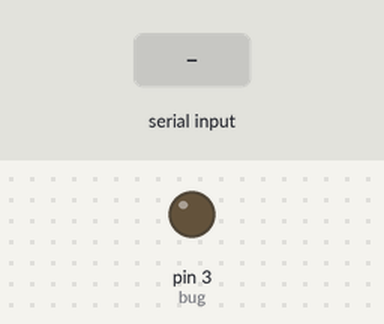
A sketch run on a simulated Arduino Uno, built with avr-gcc and run on an emulated ATmega328P. On the bench: output pins drawn as LEDs (lit = HIGH). The test bench sets the inputs (shaded band).

Above: at 1.4 s.
1.5 s: "1" received over Serial
At 2.8 s:
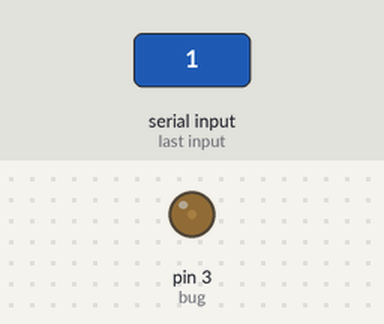
3.1 s: "3" received over Serial
At 4.2 s:
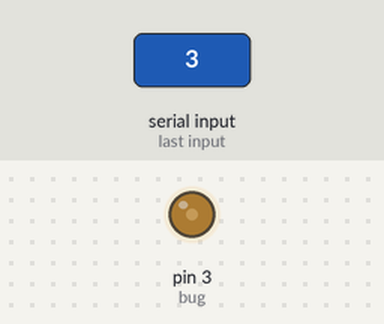
4.7 s: "6" received over Serial
At 5.4 s:
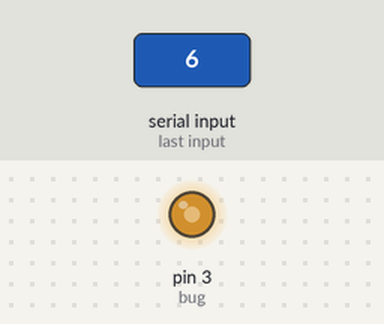
6.3 s: "8" received over Serial
At 6.6 s:
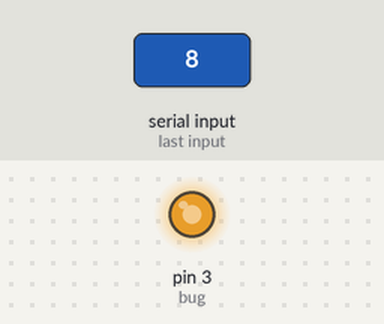
Timing chart, 0 to 8.8 s (numbered marks = the images above; inputs shaded):
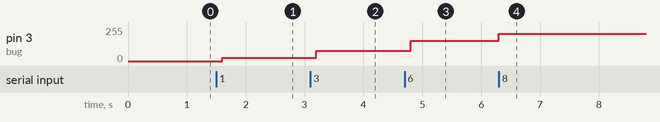

The sketch:

Random.ino
```cpp
#define bug 3

void setup() {
  Serial.begin(9600);
  delay(200);
}

void loop() {
   char c=Serial.read();
   switch(c)
   {
      case '0' : analogWrite(bug,0);
                  break;
      case '1' : analogWrite(bug,255*1/10);
                  break;
      case '2' : analogWrite(bug,255*2/10);
                  break;
      case '3' : analogWrite(bug,255*3/10);
                  break;
      case '4' : analogWrite(bug,255*4/10);
                  break;
      case '5' : analogWrite(bug,255*5/10);
                  break;
      case '6' : analogWrite(bug,255*6/10);
                  break;
      case '7' : analogWrite(bug,255*7/10);
                  break;
      case '8' : analogWrite(bug,255*8/10);
                  break;
      case '9' : analogWrite(bug,255*9/10);
                  break;
      default:;
      /*default :
                 int r=random(0,255);
                  analogWrite(bug,r);
                  Serial.println(r);*/
   }
   delay(100);
}
```

Measured:
- after the input at 1.5 s, pin 3 (bug): 0/255 → 25/255 after 0.10 s
- after the input at 3.1 s, pin 3 (bug): 25/255 → 76/255 after 0.10 s
- after the input at 4.7 s, pin 3 (bug): 76/255 → 153/255 after 0.10 s
- after the input at 6.3 s, pin 3 (bug): 153/255 → 204/255 at once
